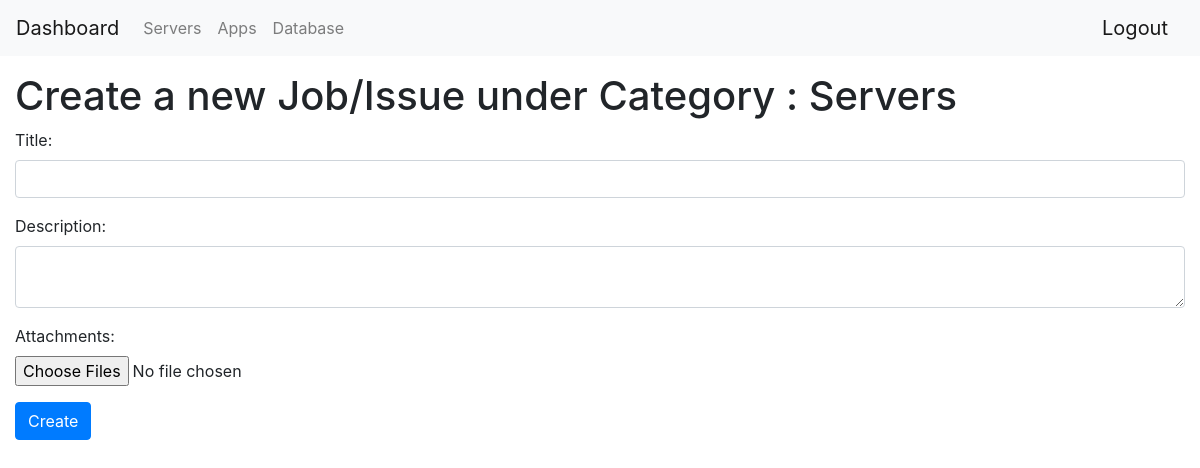
The page /1/create/ (signed in) on the database its author committed.
### task_history/models.py (models this page shows, shortened)
class Category(models.Model):
    name = models.CharField(max_length=50)

### task_history/views.py (the view, shortened to what this page needs)
# urls.py: path('<int:pk>/create/', views.create_job_issue, name='create_job_issue'),
@login_required()
def create_job_issue(request, pk):
    category = Category.objects.get(id=pk)
    categories = Category.objects.all()
    return render(request, 'create_job_issue.html', {'category': category, 'categories': categories})

### task_history/templates/create_job_issue.html (shortened to what this page needs)
{% extends 'dashboard.html' %}
{% block content %}
<div class="container-fluid">
    <div class="row">
        <div class="col-lg-12">
            <div class="row">
                <div class="col-lg-12">
                    <h1>Create a new Job/Issue under Category : {{ category.name }}</h1>
                    <form method="POST" enctype="multipart/form-data">
                        <div class="form-group">
                            <label for="title">Title:</label>
                            <input type="text" class="form-control" id="title" name="title">
                        </div>
                        <div class="form-group">
                            <label for="description">Description:</label>
                            <textarea class="form-control" id="description" name="description"></textarea>
                        </div>
                        <div class="form-group">
                            <label for="attachment">Attachments:</label>
                            <input type="file" class="form-control-file" id="attachment" name="attachment" multiple>
                        </div>
                        <button type="submit" class="btn btn-primary" value="Save" onclick="confirmSave()">Create</button>
                    </form>
                </div>
            </div>
        </div>
    </div>
</div>
{% endblock %}

### task_history/templates/dashboard.html (shortened to what this page needs)
<!DOCTYPE html>
<html>
<head>
    <link rel="stylesheet" href="https://stackpath.bootstrapcdn.com/bootstrap/4.3.1/css/bootstrap.min.css">
</head>
<body>
    <nav class="navbar navbar-expand-lg navbar-light bg-light fixed-top">
        <a class="navbar-brand" href="{% url 'home' %}">Dashboard</a>
        <div class="collapse navbar-collapse" id="navbarNav">
            <ul class="navbar-nav">
                {% for category in categories %}
                    <li class="nav-item">
                        <a class="nav-link" href="{% url 'job_issue' pk=category.pk %}">{{ category.name }}</a>
                    </li>
                {% endfor %}
            </ul>
        </div>
        <a class="navbar-brand" href="{% url 'logout' %}">Logout</a>
    </nav>
    <br>
    <div class="container-md mt-5">
        {% block content %}
        {% endblock %}
    </div>
</body>
</html>

### rows shown on the page
Category: name "Servers"
Category: name "Apps"
Category: name "Database"
